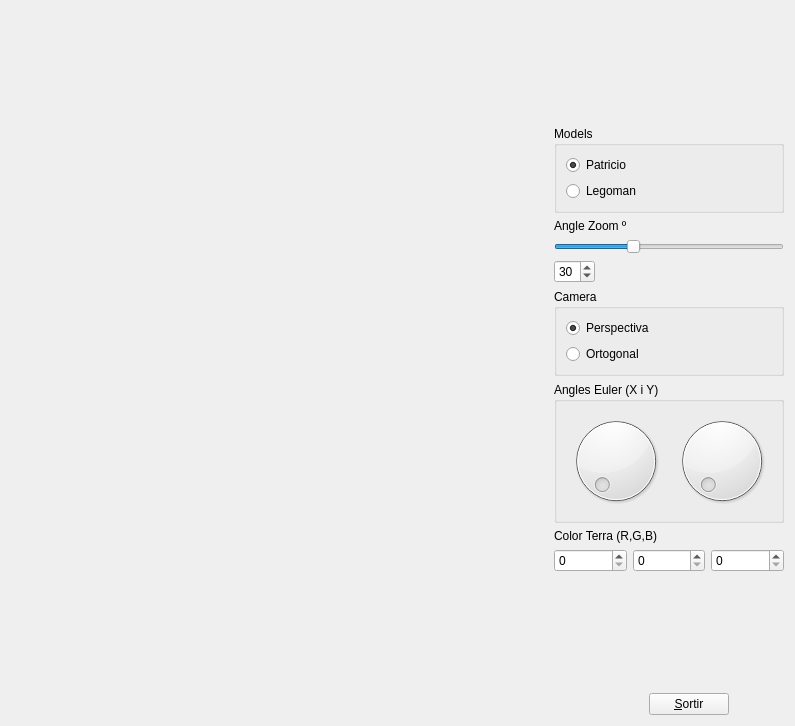
<?xml version="1.0" encoding="UTF-8"?>
<ui version="4.0">
 <class>MyForm</class>
 <widget class="QWidget" name="MyForm">
  <property name="geometry">
   <rect>
    <x>0</x>
    <y>0</y>
    <width>795</width>
    <height>726</height>
   </rect>
  </property>
  <property name="windowTitle">
   <string>Form</string>
  </property>
  <layout class="QHBoxLayout" name="horizontalLayout_4">
   <item>
    <widget class="MyGLWidget" name="widget" native="true">
     <property name="sizePolicy">
      <sizepolicy hsizetype="Expanding" vsizetype="Expanding">
       <horstretch>0</horstretch>
       <verstretch>0</verstretch>
      </sizepolicy>
     </property>
    </widget>
   </item>
   <item>
    <layout class="QVBoxLayout" name="verticalLayout_5">
     <item>
      <spacer name="verticalSpacer_2">
       <property name="orientation">
        <enum>Qt::Vertical</enum>
       </property>
       <property name="sizeHint" stdset="0">
        <size>
         <width>20</width>
         <height>40</height>
        </size>
       </property>
      </spacer>
     </item>
     <item>
      <widget class="QGroupBox" name="groupBox">
       <property name="title">
        <string>Models</string>
       </property>
       <layout class="QVBoxLayout" name="verticalLayout">
        <item>
         <widget class="QRadioButton" name="radioButton">
          <property name="text">
           <string>Patricio</string>
          </property>
          <property name="checked">
           <bool>true</bool>
          </property>
         </widget>
        </item>
        <item>
         <widget class="QRadioButton" name="radioButton_2">
          <property name="text">
           <string>Legoman</string>
          </property>
         </widget>
        </item>
       </layout>
      </widget>
     </item>
     <item>
      <layout class="QVBoxLayout" name="verticalLayout_2">
       <item>
        <widget class="QLabel" name="label">
         <property name="text">
          <string>Angle Zoom º</string>
         </property>
        </widget>
       </item>
       <item>
        <widget class="QSlider" name="horizontalSlider">
         <property name="sizePolicy">
          <sizepolicy hsizetype="Preferred" vsizetype="Fixed">
           <horstretch>0</horstretch>
           <verstretch>0</verstretch>
          </sizepolicy>
         </property>
         <property name="minimum">
          <number>15</number>
         </property>
         <property name="maximum">
          <number>60</number>
         </property>
         <property name="sliderPosition">
          <number>30</number>
         </property>
         <property name="orientation">
          <enum>Qt::Horizontal</enum>
         </property>
        </widget>
       </item>
       <item>
        <widget class="QSpinBox" name="spinBox">
         <property name="sizePolicy">
          <sizepolicy hsizetype="Fixed" vsizetype="Fixed">
           <horstretch>0</horstretch>
           <verstretch>0</verstretch>
          </sizepolicy>
         </property>
         <property name="minimum">
          <number>15</number>
         </property>
         <property name="maximum">
          <number>90</number>
         </property>
         <property name="value">
          <number>30</number>
         </property>
        </widget>
       </item>
      </layout>
     </item>
     <item>
      <widget class="QGroupBox" name="groupBox_2">
       <property name="title">
        <string>Camera</string>
       </property>
       <layout class="QVBoxLayout" name="verticalLayout_3">
        <item>
         <widget class="QRadioButton" name="radioButton_3">
          <property name="text">
           <string>Perspectiva</string>
          </property>
          <property name="checked">
           <bool>true</bool>
          </property>
         </widget>
        </item>
        <item>
         <widget class="QRadioButton" name="radioButton_4">
          <property name="text">
           <string>Ortogonal</string>
          </property>
         </widget>
        </item>
       </layout>
      </widget>
     </item>
     <item>
      <widget class="QGroupBox" name="groupBox_3">
       <property name="sizePolicy">
        <sizepolicy hsizetype="Minimum" vsizetype="Preferred">
         <horstretch>0</horstretch>
         <verstretch>0</verstretch>
        </sizepolicy>
       </property>
       <property name="title">
        <string>Angles Euler (X i Y)</string>
       </property>
       <layout class="QHBoxLayout" name="horizontalLayout_2">
        <item>
         <widget class="QDial" name="dial">
          <property name="sizePolicy">
           <sizepolicy hsizetype="Fixed" vsizetype="Fixed">
            <horstretch>0</horstretch>
            <verstretch>0</verstretch>
           </sizepolicy>
          </property>
          <property name="maximum">
           <number>360</number>
          </property>
         </widget>
        </item>
        <item>
         <widget class="QDial" name="dial_2">
          <property name="sizePolicy">
           <sizepolicy hsizetype="Minimum" vsizetype="Preferred">
            <horstretch>0</horstretch>
            <verstretch>0</verstretch>
           </sizepolicy>
          </property>
          <property name="maximum">
           <number>360</number>
          </property>
         </widget>
        </item>
       </layout>
      </widget>
     </item>
     <item>
      <layout class="QVBoxLayout" name="verticalLayout_4">
       <item>
        <widget class="MyLabel" name="label_2">
         <property name="autoFillBackground">
          <bool>true</bool>
         </property>
         <property name="text">
          <string>Color Terra (R,G,B)</string>
         </property>
        </widget>
       </item>
       <item>
        <layout class="QHBoxLayout" name="horizontalLayout_3">
         <item>
          <widget class="QSpinBox" name="spinBox_2">
           <property name="maximum">
            <number>255</number>
           </property>
          </widget>
         </item>
         <item>
          <widget class="QSpinBox" name="spinBox_3">
           <property name="maximum">
            <number>255</number>
           </property>
          </widget>
         </item>
         <item>
          <widget class="QSpinBox" name="spinBox_4">
           <property name="maximum">
            <number>255</number>
           </property>
          </widget>
         </item>
        </layout>
       </item>
      </layout>
     </item>
     <item>
      <spacer name="verticalSpacer">
       <property name="orientation">
        <enum>Qt::Vertical</enum>
       </property>
       <property name="sizeHint" stdset="0">
        <size>
         <width>20</width>
         <height>40</height>
        </size>
       </property>
      </spacer>
     </item>
     <item>
      <layout class="QHBoxLayout" name="horizontalLayout">
       <item>
        <spacer name="horizontalSpacer">
         <property name="orientation">
          <enum>Qt::Horizontal</enum>
         </property>
         <property name="sizeType">
          <enum>QSizePolicy::Minimum</enum>
         </property>
         <property name="sizeHint" stdset="0">
          <size>
           <width>40</width>
           <height>20</height>
          </size>
         </property>
        </spacer>
       </item>
       <item>
        <widget class="QPushButton" name="pushButton">
         <property name="sizePolicy">
          <sizepolicy hsizetype="Fixed" vsizetype="Fixed">
           <horstretch>0</horstretch>
           <verstretch>0</verstretch>
          </sizepolicy>
         </property>
         <property name="text">
          <string>&amp;Sortir</string>
         </property>
        </widget>
       </item>
      </layout>
     </item>
    </layout>
   </item>
  </layout>
 </widget>
 <customwidgets>
  <customwidget>
   <class>MyGLWidget</class>
   <extends>QWidget</extends>
   <header location="global">MyGLWidget.h</header>
   <container>1</container>
   <slots>
    <signal>enviaAngleX(int)</signal>
    <signal>enviaAngleY(int)</signal>
    <signal>enviaAnglePhi(int)</signal>
    <signal>enviaAngleTheta(int)</signal>
    <slot>repAngleZoom(int)</slot>
    <slot>repModelPatr(bool)</slot>
    <slot>repModelLego(bool)</slot>
    <slot>repCameraPersp(bool)</slot>
    <slot>repCameraOrt(bool)</slot>
    <slot>repAngleX(int)</slot>
    <slot>repAngleY(int)</slot>
    <slot>repColorR(int)</slot>
    <slot>repColorG(int)</slot>
    <slot>repColorB(int)</slot>
   </slots>
  </customwidget>
  <customwidget>
   <class>MyLabel</class>
   <extends>QLabel</extends>
   <header location="global">MyLabel.h</header>
   <slots>
    <slot>setColorR(int)</slot>
    <slot>setColorG(int)</slot>
    <slot>setColorB(int)</slot>
    <slot>canviaValorR(int)</slot>
    <slot>canviaValorG(int)</slot>
    <slot>canviaValorB(int)</slot>
   </slots>
  </customwidget>
 </customwidgets>
 <resources/>
 <connections>
  <connection>
   <sender>pushButton</sender>
   <signal>clicked()</signal>
   <receiver>MyForm</receiver>
   <slot>close()</slot>
   <hints>
    <hint type="sourcelabel">
     <x>783</x>
     <y>714</y>
    </hint>
    <hint type="destinationlabel">
     <x>839</x>
     <y>529</y>
    </hint>
   </hints>
  </connection>
  <connection>
   <sender>horizontalSlider</sender>
   <signal>sliderMoved(int)</signal>
   <receiver>spinBox</receiver>
   <slot>setValue(int)</slot>
   <hints>
    <hint type="sourcelabel">
     <x>783</x>
     <y>244</y>
    </hint>
    <hint type="destinationlabel">
     <x>603</x>
     <y>276</y>
    </hint>
   </hints>
  </connection>
  <connection>
   <sender>spinBox</sender>
   <signal>valueChanged(int)</signal>
   <receiver>horizontalSlider</receiver>
   <slot>setValue(int)</slot>
   <hints>
    <hint type="sourcelabel">
     <x>603</x>
     <y>276</y>
    </hint>
    <hint type="destinationlabel">
     <x>783</x>
     <y>244</y>
    </hint>
   </hints>
  </connection>
  <connection>
   <sender>horizontalSlider</sender>
   <signal>sliderMoved(int)</signal>
   <receiver>widget</receiver>
   <slot>repAngleZoom(int)</slot>
   <hints>
    <hint type="sourcelabel">
     <x>783</x>
     <y>244</y>
    </hint>
    <hint type="destinationlabel">
     <x>547</x>
     <y>233</y>
    </hint>
   </hints>
  </connection>
  <connection>
   <sender>spinBox</sender>
   <signal>valueChanged(int)</signal>
   <receiver>widget</receiver>
   <slot>repAngleZoom(int)</slot>
   <hints>
    <hint type="sourcelabel">
     <x>603</x>
     <y>276</y>
    </hint>
    <hint type="destinationlabel">
     <x>547</x>
     <y>358</y>
    </hint>
   </hints>
  </connection>
  <connection>
   <sender>radioButton</sender>
   <signal>clicked(bool)</signal>
   <receiver>widget</receiver>
   <slot>repModelPatr(bool)</slot>
   <hints>
    <hint type="sourcelabel">
     <x>772</x>
     <y>158</y>
    </hint>
    <hint type="destinationlabel">
     <x>540</x>
     <y>102</y>
    </hint>
   </hints>
  </connection>
  <connection>
   <sender>radioButton_2</sender>
   <signal>clicked(bool)</signal>
   <receiver>widget</receiver>
   <slot>repModelLego(bool)</slot>
   <hints>
    <hint type="sourcelabel">
     <x>772</x>
     <y>187</y>
    </hint>
    <hint type="destinationlabel">
     <x>547</x>
     <y>140</y>
    </hint>
   </hints>
  </connection>
  <connection>
   <sender>radioButton_3</sender>
   <signal>clicked(bool)</signal>
   <receiver>widget</receiver>
   <slot>repCameraPersp(bool)</slot>
   <hints>
    <hint type="sourcelabel">
     <x>772</x>
     <y>338</y>
    </hint>
    <hint type="destinationlabel">
     <x>547</x>
     <y>446</y>
    </hint>
   </hints>
  </connection>
  <connection>
   <sender>radioButton_4</sender>
   <signal>clicked(bool)</signal>
   <receiver>widget</receiver>
   <slot>repCameraOrt(bool)</slot>
   <hints>
    <hint type="sourcelabel">
     <x>772</x>
     <y>367</y>
    </hint>
    <hint type="destinationlabel">
     <x>547</x>
     <y>482</y>
    </hint>
   </hints>
  </connection>
  <connection>
   <sender>dial</sender>
   <signal>valueChanged(int)</signal>
   <receiver>widget</receiver>
   <slot>repAngleX(int)</slot>
   <hints>
    <hint type="sourcelabel">
     <x>666</x>
     <y>517</y>
    </hint>
    <hint type="destinationlabel">
     <x>511</x>
     <y>563</y>
    </hint>
   </hints>
  </connection>
  <connection>
   <sender>dial_2</sender>
   <signal>valueChanged(int)</signal>
   <receiver>widget</receiver>
   <slot>repAngleY(int)</slot>
   <hints>
    <hint type="sourcelabel">
     <x>772</x>
     <y>517</y>
    </hint>
    <hint type="destinationlabel">
     <x>545</x>
     <y>580</y>
    </hint>
   </hints>
  </connection>
  <connection>
   <sender>widget</sender>
   <signal>enviaAngleX(int)</signal>
   <receiver>dial</receiver>
   <slot>setValue(int)</slot>
   <hints>
    <hint type="sourcelabel">
     <x>533</x>
     <y>603</y>
    </hint>
    <hint type="destinationlabel">
     <x>666</x>
     <y>517</y>
    </hint>
   </hints>
  </connection>
  <connection>
   <sender>widget</sender>
   <signal>enviaAngleY(int)</signal>
   <receiver>dial_2</receiver>
   <slot>setValue(int)</slot>
   <hints>
    <hint type="sourcelabel">
     <x>539</x>
     <y>627</y>
    </hint>
    <hint type="destinationlabel">
     <x>772</x>
     <y>517</y>
    </hint>
   </hints>
  </connection>
  <connection>
   <sender>spinBox_2</sender>
   <signal>valueChanged(int)</signal>
   <receiver>label_2</receiver>
   <slot>setColorR(int)</slot>
   <hints>
    <hint type="sourcelabel">
     <x>599</x>
     <y>571</y>
    </hint>
    <hint type="destinationlabel">
     <x>593</x>
     <y>545</y>
    </hint>
   </hints>
  </connection>
  <connection>
   <sender>spinBox_3</sender>
   <signal>valueChanged(int)</signal>
   <receiver>label_2</receiver>
   <slot>setColorG(int)</slot>
   <hints>
    <hint type="sourcelabel">
     <x>685</x>
     <y>573</y>
    </hint>
    <hint type="destinationlabel">
     <x>690</x>
     <y>546</y>
    </hint>
   </hints>
  </connection>
  <connection>
   <sender>spinBox_4</sender>
   <signal>valueChanged(int)</signal>
   <receiver>label_2</receiver>
   <slot>setColorB(int)</slot>
   <hints>
    <hint type="sourcelabel">
     <x>753</x>
     <y>567</y>
    </hint>
    <hint type="destinationlabel">
     <x>747</x>
     <y>551</y>
    </hint>
   </hints>
  </connection>
  <connection>
   <sender>spinBox_2</sender>
   <signal>valueChanged(int)</signal>
   <receiver>widget</receiver>
   <slot>repColorR(int)</slot>
   <hints>
    <hint type="sourcelabel">
     <x>581</x>
     <y>585</y>
    </hint>
    <hint type="destinationlabel">
     <x>534</x>
     <y>650</y>
    </hint>
   </hints>
  </connection>
  <connection>
   <sender>spinBox_3</sender>
   <signal>valueChanged(int)</signal>
   <receiver>widget</receiver>
   <slot>repColorG(int)</slot>
   <hints>
    <hint type="sourcelabel">
     <x>640</x>
     <y>585</y>
    </hint>
    <hint type="destinationlabel">
     <x>546</x>
     <y>674</y>
    </hint>
   </hints>
  </connection>
  <connection>
   <sender>spinBox_4</sender>
   <signal>valueChanged(int)</signal>
   <receiver>widget</receiver>
   <slot>repColorB(int)</slot>
   <hints>
    <hint type="sourcelabel">
     <x>723</x>
     <y>578</y>
    </hint>
    <hint type="destinationlabel">
     <x>533</x>
     <y>693</y>
    </hint>
   </hints>
  </connection>
 </connections>
</ui>
